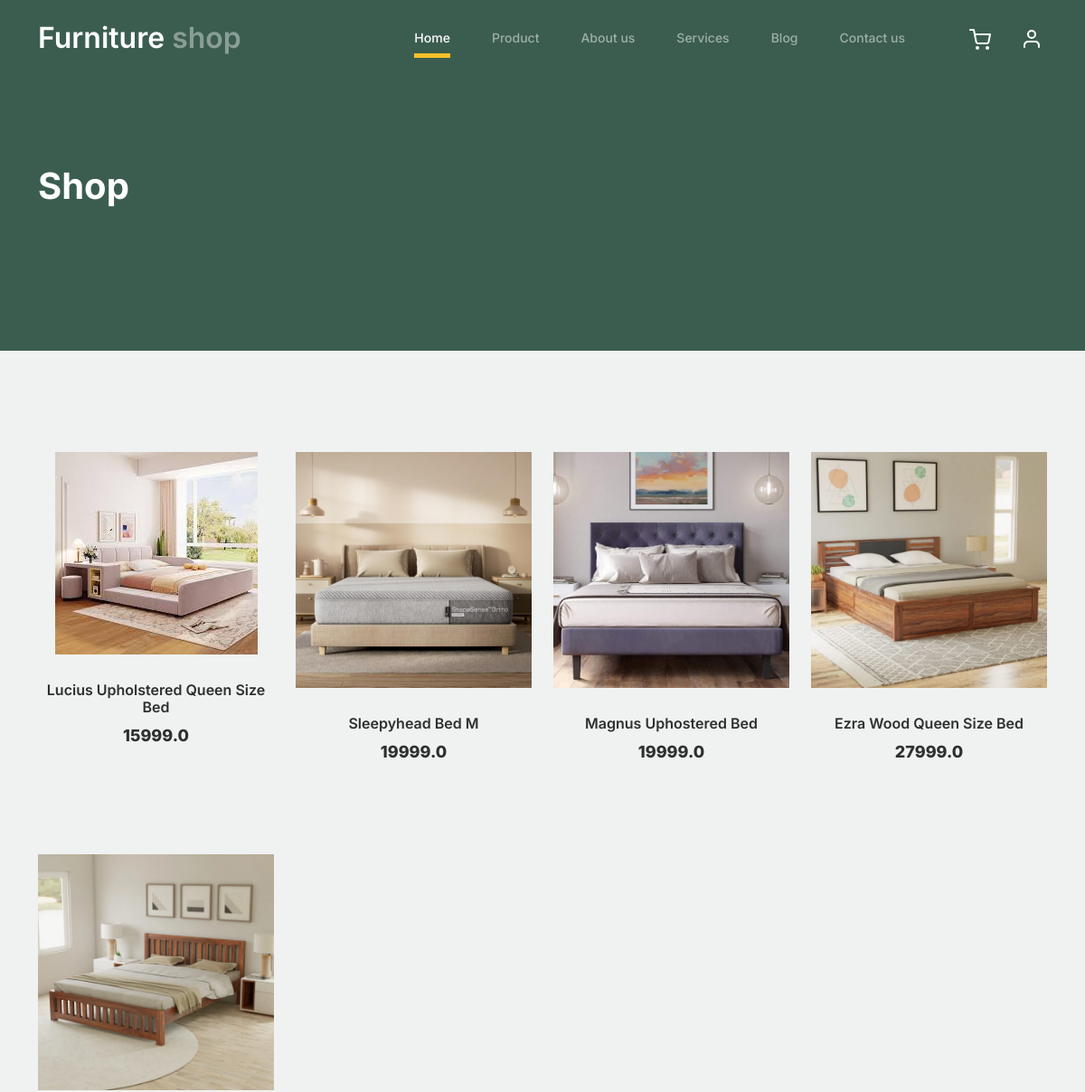
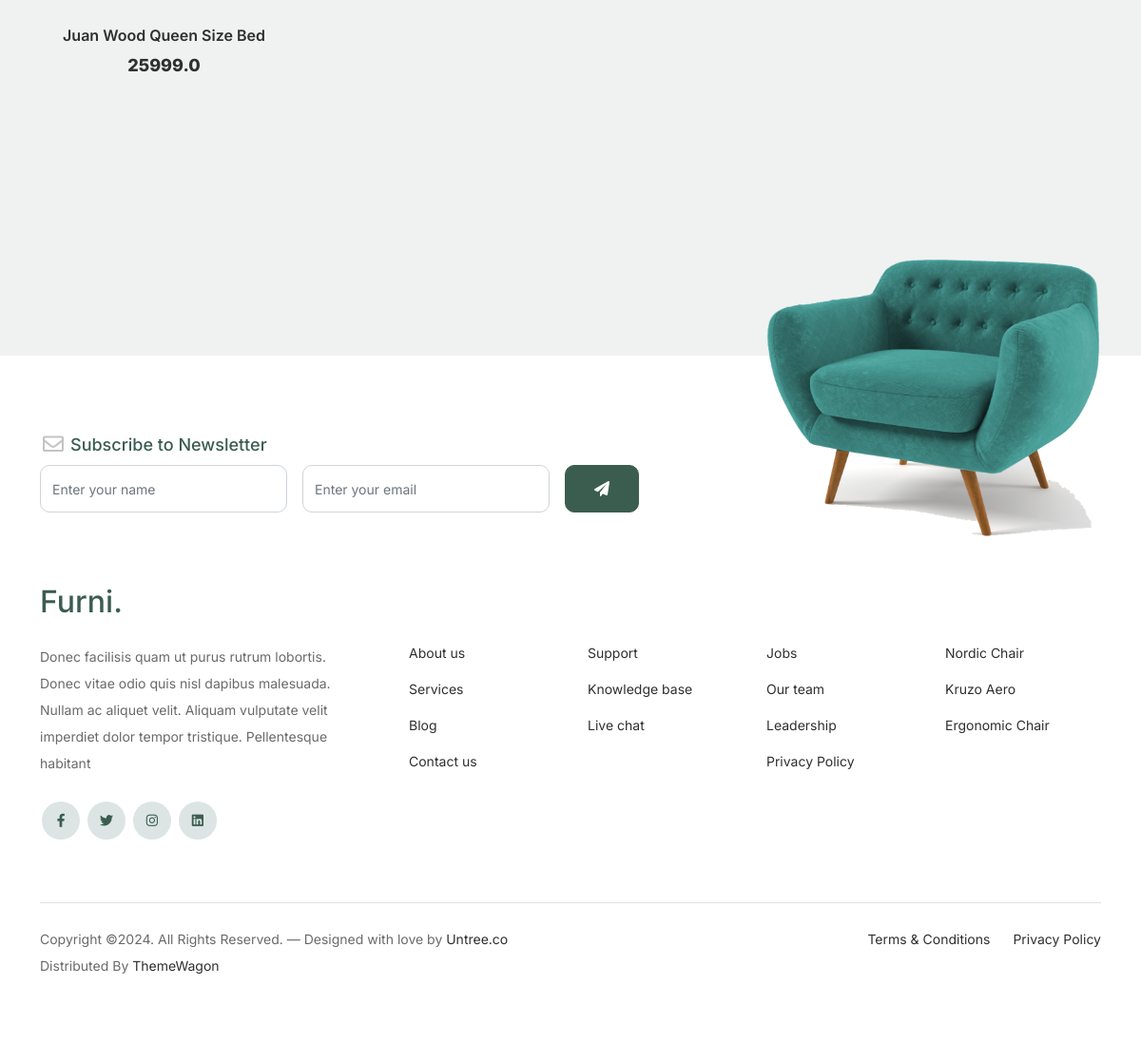
The app's page /product_filtered/bed/ with its own data (2 pictures, top to bottom).
### Furniture_app/models.py (models this page shows)
class Product_Db(models.Model):
    Product_Category=models.CharField(max_length=200,null=True,blank=True)
    Product_Name=models.CharField(max_length=200,null=True,blank=True)
    Quantity=models.IntegerField(null=True,blank=True)
    MRP=models.FloatField(null=True,blank=True)
    Discription=models.TextField(max_length=200,null=True,blank=True)
    Country_of_Origin=models.CharField(max_length=200,null=True,blank=True)
    Manufactured_By=models.CharField(max_length=200,null=True,blank=True)
    Product_Image1=models.ImageField(upload_to='product_images',null=True,blank=True)
    Product_Image2=models.ImageField(upload_to='product_images',null=True,blank=True)
    Product_Image3=models.ImageField(upload_to='product_images',null=True,blank=True)

### Web_App/views.py (the view)
# urls.py: path('product_filtered/<cat_name>/',views.product_filtered,name='product_filtered'),
def product_filtered(request,cat_name):
    data=Product_Db.objects.filter(Product_Category=cat_name)
    return render(request,'product_filtered.html',{'data':data})

### Web_App/templates/product_filtered.html (shortened to what this page needs)
<!doctype html>
{% load static %}
<html lang="en">
<head>
		<link href="{% static 'web/css/bootstrap.min.css' %}" rel="stylesheet">
		<link href="https://cdnjs.cloudflare.com/ajax/libs/font-awesome/6.0.0-beta3/css/all.min.css" rel="stylesheet">
		<link href="{% static 'web/css/tiny-slider.css' %}" rel="stylesheet">
		<link href="{% static 'web/css/style.css' %}" rel="stylesheet">
	</head>
	<body>
		<nav class="custom-navbar navbar navbar navbar-expand-md navbar-dark bg-dark" arial-label="Furni navigation bar">
			<div class="container">
				<a class="navbar-brand" href="{% url 'Home_Page' %}">Furniture<span> shop</span></a>
				<div class="collapse navbar-collapse" id="navbarsFurni">
					<ul class="custom-navbar-nav navbar-nav ms-auto mb-2 mb-md-0">
						<li class="nav-item active"><a class="nav-link" href="{% url 'Home_Page' %}">Home</a></li>
						<li><a class="nav-link" href="{% url 'product_page' %}">Product</a></li>
						<li><a class="nav-link" href="{% url 'about_page' %}">About us</a></li>
						<li><a class="nav-link" href="{% url 'services_page' %}">Services</a></li>
						<li><a class="nav-link" href="{% url 'blog_page' %}">Blog</a></li>
						<li><a class="nav-link" href="{% url 'contact_page' %}">Contact us</a></li>
					</ul>
					<ul class="custom-navbar-cta navbar-nav mb-2 mb-md-0 ms-5">
						<li><a class="nav-link" href="{% url 'Cart_Page' %}"><img src="{% static 'web/images/cart.svg' %}"><sup>{{x}}</sup></a></li>
						{% if request.session.Name %}
						<li><a class="nav-link" href="{% url 'User_Sign_out' %}"><img src="{% static 'web/images/user.svg' %}">   {{request.session.Name}} <i style="color: red; font-style:normal;" >/LogOut</i> </a></li>
						{% else %}
						<li><a class="nav-link" href="{% url 'Sign_in' %}"><img src="{% static 'web/images/user.svg' %}"></a></li>
						{% endif %}
					</ul>
				</div>
			</div>
		</nav>
			<div class="hero">
				<div class="container">
					<div class="row justify-content-between">
						<div class="col-lg-5">
							<div class="intro-excerpt">
								<h1>Shop</h1>
							</div>
						</div>
						<div class="col-lg-7">
						</div>
					</div>
				</div>
			</div>
		<div class="untree_co-section product-section before-footer-section">
		    <div class="container">
		      	<div class="row">
					 {% for i in data %}
					<div class="col-12 col-md-4 col-lg-3 mb-5">
						<a class="product-item" href="{% url 'single_product' sin_id=i.id %}">
							<img src="{{i.Product_Image1.url}}" class="img-fluid product-thumbnail">
							<h3 class="product-title">{{i.Product_Name}}</h3>
							<strong class="product-price">{{i.MRP}}</strong>
						</a>
					</div>
					{% endfor %}
		      	</div>
		    </div>
		</div>
		<footer class="footer-section">
			<div class="container relative">
				<div class="sofa-img">
					<img src="{% static 'web/images/sofa.png' %}" alt="Image" class="img-fluid">
				</div>
				<div class="row">
					<div class="col-lg-8">
						<div class="subscription-form">
							<h3 class="d-flex align-items-center"><span class="me-1"><img src="images/envelope-outline.svg" alt="Image" class="img-fluid"></span><span>Subscribe to Newsletter</span></h3>
							<form action="#" class="row g-3">
								<div class="col-auto">
									<input type="text" class="form-control" placeholder="Enter your name">
								</div>
								<div class="col-auto">
									<input type="email" class="form-control" placeholder="Enter your email">
								</div>
								<div class="col-auto">
									<button class="btn btn-primary">
										<span class="fa fa-paper-plane"></span>
									</button>
								</div>
							</form>
						</div>
					</div>
				</div>
				<div class="row g-5 mb-5">
					<div class="col-lg-4">
						<div class="mb-4 footer-logo-wrap"><a href="#" class="footer-logo">Furni<span>.</span></a></div>
						<p class="mb-4">Donec facilisis quam ut purus rutrum lobortis. Donec vitae odio quis nisl dapibus malesuada. Nullam ac aliquet velit. Aliquam vulputate velit imperdiet dolor tempor tristique. Pellentesque habitant</p>
						<ul class="list-unstyled custom-social">
							<li><a href="#"><span class="fa fa-brands fa-facebook-f"></span></a></li>
							<li><a href="#"><span class="fa fa-brands fa-twitter"></span></a></li>
							<li><a href="#"><span class="fa fa-brands fa-instagram"></span></a></li>
							<li><a href="#"><span class="fa fa-brands fa-linkedin"></span></a></li>
						</ul>
					</div>
					<div class="col-lg-8">
						<div class="row links-wrap">
							<div class="col-6 col-sm-6 col-md-3">
								<ul class="list-unstyled">
									<li><a href="#">About us</a></li>
									<li><a href="#">Services</a></li>
									<li><a href="#">Blog</a></li>
									<li><a href="#">Contact us</a></li>
								</ul>
							</div>
							<div class="col-6 col-sm-6 col-md-3">
								<ul class="list-unstyled">
									<li><a href="#">Support</a></li>
									<li><a href="#">Knowledge base</a></li>
									<li><a href="#">Live chat</a></li>
								</ul>
							</div>
							<div class="col-6 col-sm-6 col-md-3">
								<ul class="list-unstyled">
									<li><a href="#">Jobs</a></li>
									<li><a href="#">Our team</a></li>
									<li><a href="#">Leadership</a></li>
									<li><a href="#">Privacy Policy</a></li>
								</ul>
							</div>
							<div class="col-6 col-sm-6 col-md-3">
								<ul class="list-unstyled">
									<li><a href="#">Nordic Chair</a></li>
									<li><a href="#">Kruzo Aero</a></li>
									<li><a href="#">Ergonomic Chair</a></li>
								</ul>
							</div>
						</div>
					</div>
				</div>
				<div class="border-top copyright">
					<div class="row pt-4">
						<div class="col-lg-6">
							<p class="mb-2 text-center text-lg-start">Copyright &copy;. All Rights Reserved. &mdash; Designed with love by <a href="https://untree.co">Untree.co</a>  Distributed By <a href="https://themewagon.com">ThemeWagon</a>
            </p>
						</div>
						<div class="col-lg-6 text-center text-lg-end">
							<ul class="list-unstyled d-inline-flex ms-auto">
								<li class="me-4"><a href="#">Terms &amp; Conditions</a></li>
								<li><a href="#">Privacy Policy</a></li>
							</ul>
						</div>
					</div>
				</div>
			</div>
		</footer>
	</body>
</html>

### records on screen
Product_Db: Product_Image1 (picture), Product_Name "Lucius Upholstered Queen Size Bed", MRP "15999.0"
Product_Db: Product_Image1 (picture), Product_Name "Sleepyhead Bed M", MRP "19999.0"
Product_Db: Product_Image1 (picture), Product_Name "Magnus Uphostered Bed", MRP "19999.0"
Product_Db: Product_Image1 (picture), Product_Name "Ezra Wood Queen Size Bed", MRP "27999.0"
Product_Db: Product_Image1 (picture), Product_Name "Juan Wood Queen Size Bed", MRP "25999.0"
